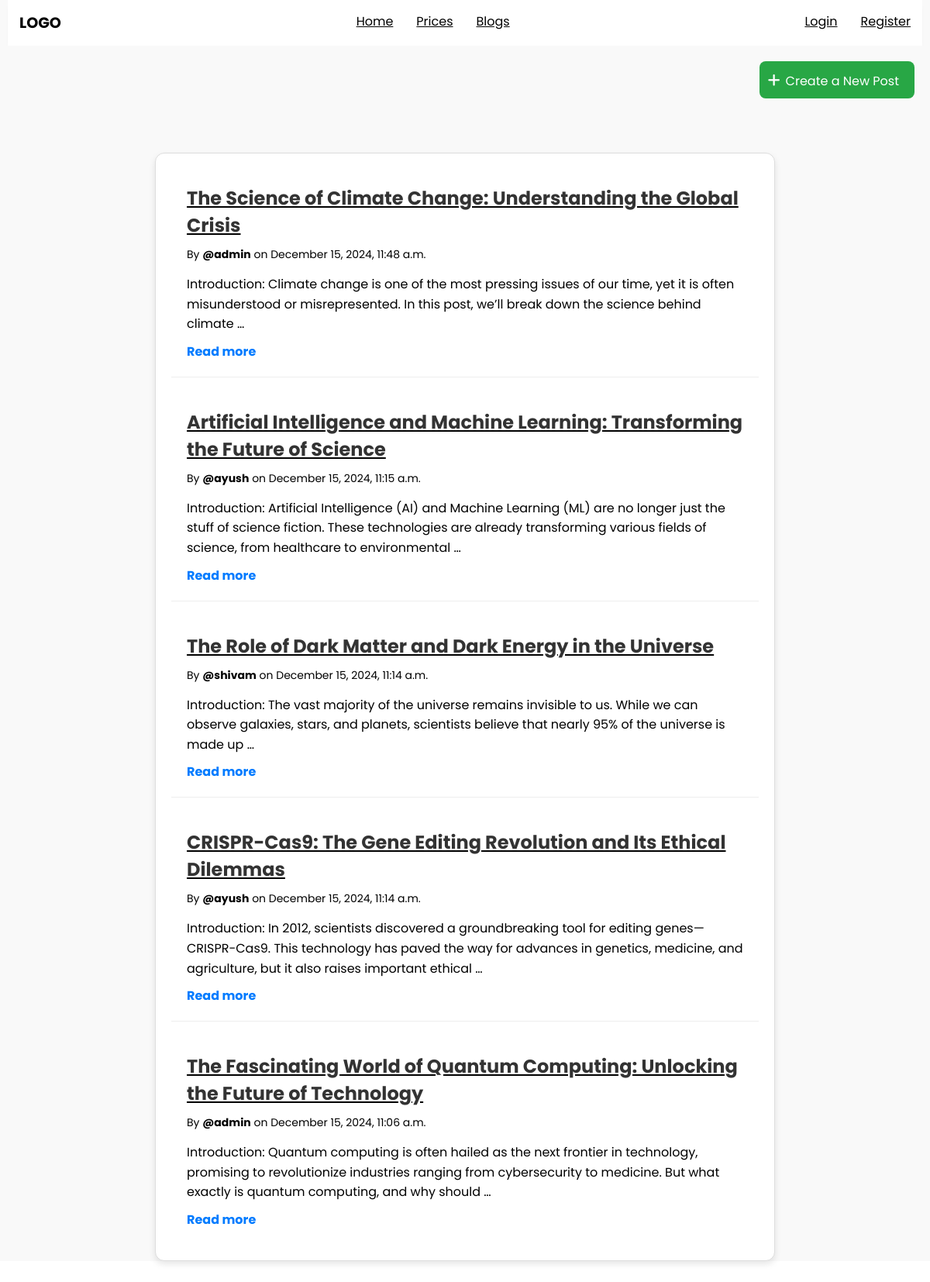
The app's page /blogs, older data.
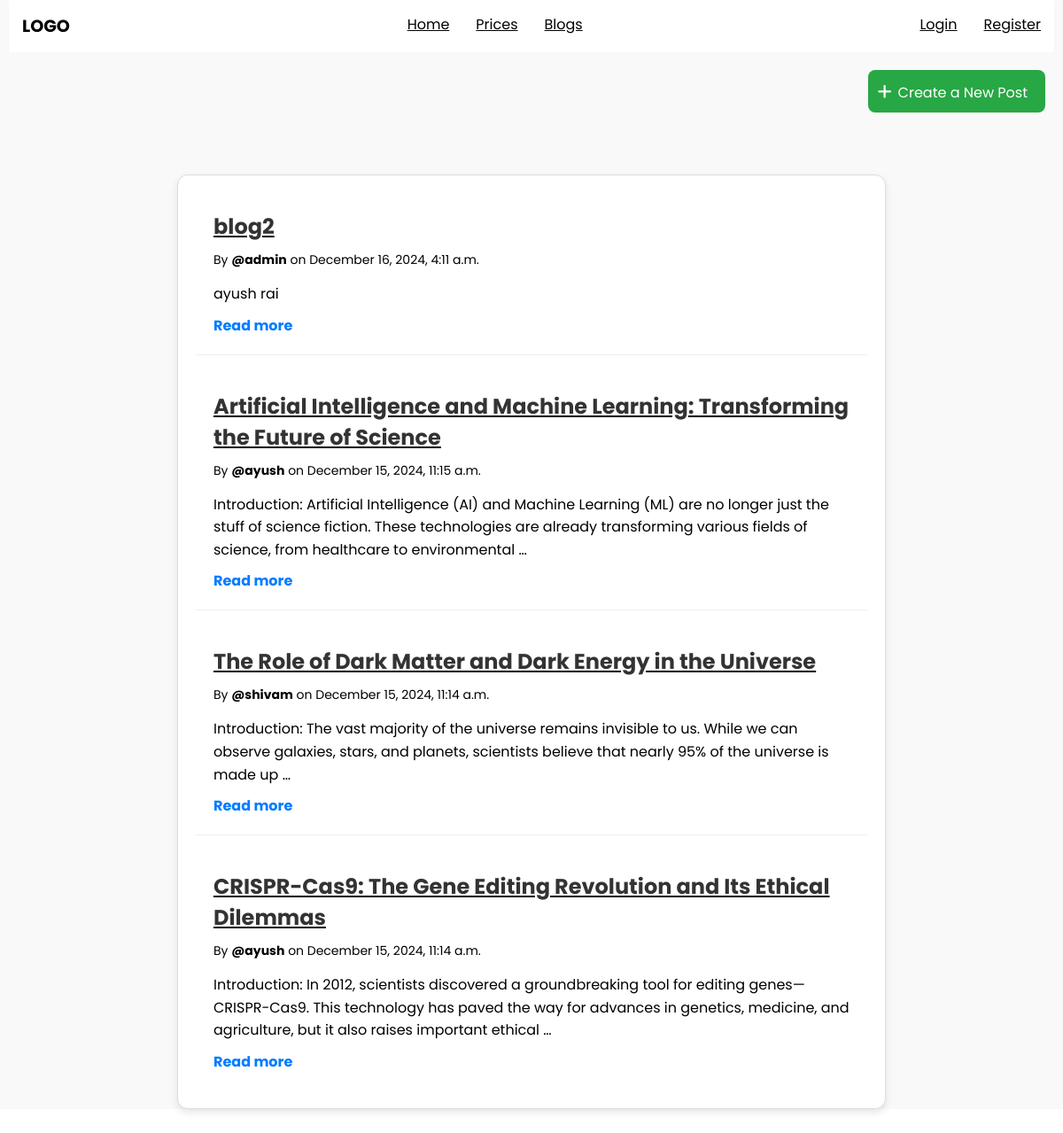
The same page, newer data.
### post/models.py (models this page shows, shortened)
class post(models.Model):
    user = models.ForeignKey(User, on_delete=models.CASCADE)
    title = models.CharField(max_length=100)
    content = models.TextField()
    created_at = models.DateTimeField(auto_now_add=True)
    updated_at = models.DateTimeField(auto_now=True)
    class Meta:
        ordering =  ['-created_at', '-updated_at']

### post/views.py (the view)
# urls.py: path('blogs', views.blogs, name='blogs'),
def blogs(request):
    posts = post.objects.all().order_by('-created_at')
    return render(request, 'blogs.html', {'posts': posts})

### templates/blogs.html (shortened to what this page needs)
{% extends "main.html" %}
{% block content %}
    <div style='display:flex;justify-content:end;' class="create-btn-div">
    <a class="create-post-btn" href="{% url 'add-blog' %}"><i class = 'fas fa-plus'></i>Create a New Post</a>
    </div>
    <div class="blog-container">
        {% if posts %}
            {% for post in posts %}
                <div class="blog-item">
                    <div class="blog-heading">
                        <a href="{% url 'blog-detail' post.id %}"><h1>{{ post.title }}</h1></a>
                    </div>
                    <div class="blog-meta" style="display:flex;justify-content:space-between;">
                        <div>
                        By <span style="font-weight:bolder;">@{{ post.user.username }}</span> on {{ post.created_at|date:"F j, Y, g:i a" }}
                        </div>
                    </div>
                    <div class="blog-content">
                        <p>{{ post.content|truncatewords:30 }}</p>
                    </div>
                    <a class="read-more" href="{% url 'blog-detail' post.id %}">Read more</a>
                </div>
            {% endfor %}
        {% else %}
            <p>No blog posts available. <a class="create-post-btn" href="{% url 'add-blog' %}">Create a New Post</a></p>
        {% endif %}
    </div>
{% endblock %}

### templates/main.html (shortened to what this page needs)
<!DOCTYPE html>
<html lang="en">
<head>
    <link href="https://cdnjs.cloudflare.com/ajax/libs/font-awesome/6.0.0-beta3/css/all.min.css" rel="stylesheet">
</head>
<body>
    <div class="navbar">
        <div class="logo" style="font-size: 1.2rem; font-weight: bolder;">
            LOGO
        </div>
        <div class="nav-items">
            <a href="{% url 'home' %}" class="nav-link">Home</a>
            <a href="" class="nav-link">Prices</a>
            <a href="{% url 'blogs' %}" class="nav-link">Blogs</a>
        </div>
        <div class="side-items">
            {% if user.is_authenticated %}
                <a href="" class="nav-link">@{{request.user.username}}</a>
                <a href="{% url 'logout-page' %}" class="nav-link">Logout</a>
            {% else %}
                <a href="{% url 'login-page' %}" class="side-link">Login</a>
                <a href="{% url 'register' %}" class="side-link">Register</a>
            {% endif %}
        </div>
    </div>
    {% block content %}{% endblock %}
</body>
</html>

Row changes from the older to the newer data that the page shows:
removed post: title "The Science of Climate Change: Understanding the Global Crisis", user.username "admin", created_at "December 15, 2024, 11:48 a.m.", content "Introduction: Climate change is one of the most pressing issues of our time, yet it is often misunderstood or misrepresented. In this post, we’ll break down the science behind climate …"
removed post: title "The Fascinating World of Quantum Computing: Unlocking the Future of Technology", user.username "admin", created_at "December 15, 2024, 11:06 a.m.", content "Introduction: Quantum computing is often hailed as the next frontier in technology, promising to revolutionize industries ranging from cybersecurity to medicine. But what exactly is quantum computing, and why should …"
added post: title "blog2", user.username "admin", created_at "December 16, 2024, 4:11 a.m.", content "ayush rai"
